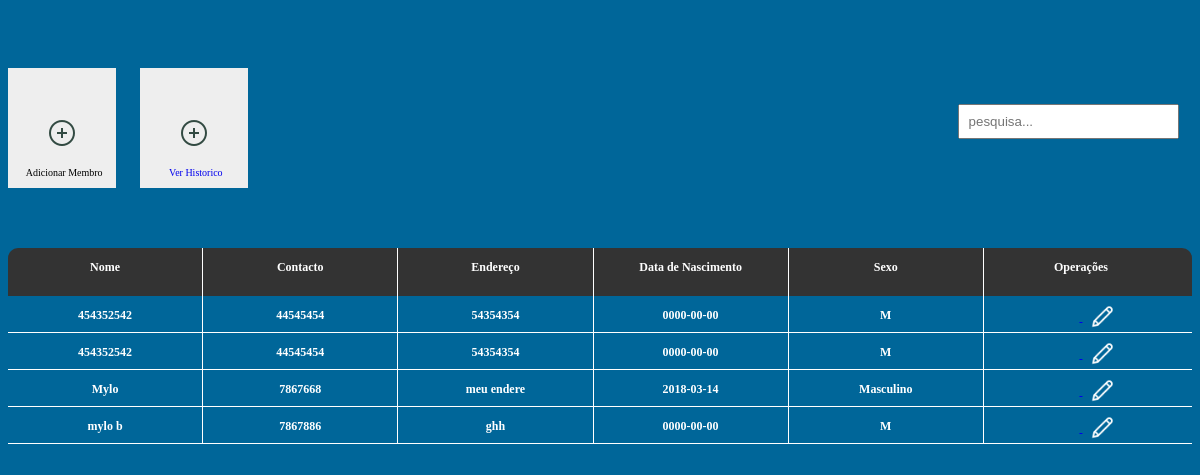
The page / on the database its author committed.
### tables this page shows
CREATE TABLE `dados_pessoais` (
  `id` int(11) NOT NULL,
  `nome` varchar(30) NOT NULL,
  `endereco` varchar(30) NOT NULL,
  `contacto` varchar(12) NOT NULL,
  `data_nascimento` date NOT NULL,
  `sexo` varchar(200) NOT NULL
);

### index.php (the view, shortened to what this page needs)
<!DOCTYPE html>
<html>
<head>
	<?php
		include("conexao.php");
	?>
</head>
<body onload="load()">
<div id="all" class="all">
	<div class="addButton" onclick="openAdd()" class="add">
		<img src="icon/add.png">
		<span>Adicionar Membro</span>
	</div>
	<a href="historico.php">
		<div class="addButton" style="left: 2%" class="add">
			<img src="icon/add.png">
			<span>Ver Historico</span>
		</div>
	</a>
	<form class="pesquisa" action="#" method="POST">
		<input type="text" name="pesquisa" placeholder="pesquisa..." id="textoPesquisa">
	</form>
	<div class="inseridos" style="margin-top: 10em">
			<div class="header" style="width: 100%;height: 4em;background-color: #333;border-top-right-radius: 10px;border-top-left-radius: 10px">
				<div class="dado" style="width: 16.4%;border-right: 1px solid #fff;height: 100%;position: relative;float: left;">
					<span style="top: 1em;color: #fff;font-weight: bold;position: relative;">Nome</span>
				</div>
				<div class="dado" style="width: 16.4%;border-right: 1px solid #fff;height: 100%;position: relative;float: left;">
					<span style="top: 1em;color: #fff;font-weight: bold;position: relative;">Contacto</span>
				</div>
				<div class="dado" style="width: 16.4%;border-right: 1px solid #fff;height: 100%;position: relative;float: left;">
					<span style="top: 1em;color: #fff;font-weight: bold;position: relative;">Endereço</span>
				</div>
				<div class="dado" style="width: 16.4%;border-right: 1px solid #fff;height: 100%;position: relative;float: left;">
					<span style="top: 1em;color: #fff;font-weight: bold;position: relative;">Data de Nascimento</span>
				</div>
				<div class="dado" style="width: 16.4%;border-right: 1px solid #fff;height: 100%;position: relative;float: left;">
					<span style="top: 1em;color: #fff;font-weight: bold;position: relative;">Sexo</span>
				</div>
				<div class="dado" style="width: 16.4%;height: 100%;position: relative;float: left;">
					<span style="top: 1em;color: #fff;font-weight: bold;position: relative;">Operações</span>
				</div>
			</div>
			<?php
					$listar = "SELECT * FROM dados_pessoais WHERE id > 0 ORDER BY nome ASC";
					$listarSQLI = mysqli_query($mysqli,$listar);
					while ($dado = mysqli_fetch_assoc($listarSQLI)) {
						$nome = $dado['nome'];
						$contacto = $dado['contacto'];
						$endereco = $dado['endereco'];
						$data = $dado['data_nascimento'];
						$sexo = $dado['sexo'];
						$id = $dado['id'];
				?>
			<div class="linha" style="border-bottom: 1px solid #fff;height: 3em">
				<div class="dado" style="width: 16.4%;border-right: 1px solid #fff;height: 100%;position: relative;float: left;">
					<span style="top: 1em;color: #fff;font-weight: bold;position: relative;"><?php echo $nome; ?></span>
				</div>
				<div class="dado" style="width: 16.4%;border-right: 1px solid #fff;height: 100%;position: relative;float: left;">
					<span style="top: 1em;color: #fff;font-weight: bold;position: relative;"><?php echo $contacto; ?></span>
				</div>
				<div class="dado" style="width: 16.4%;border-right: 1px solid #fff;height: 100%;position: relative;float: left;">
					<span style="top: 1em;color: #fff;font-weight: bold;position: relative;"><?php echo $endereco; ?></span>
				</div>
				<div class="dado" style="width: 16.4%;border-right: 1px solid #fff;height: 100%;position: relative;float: left;">
					<span style="top: 1em;color: #fff;font-weight: bold;position: relative;"><?php echo $data; ?></span>
				</div>
				<div class="dado" style="width: 16.4%;border-right: 1px solid #fff;height: 100%;position: relative;float: left;">
					<span style="top: 1em;color: #fff;font-weight: bold;position: relative;"><?php echo $sexo; ?></span>
				</div>
				<div class="dado" style="width: 16.4%;height: 100%;position: relative;float: left;">
					<a href="index.php?apagar=<?php echo $id; ?>">
						<input type="button" name="" style="width: 3em;height: 3em; background-image: url('icon/delete.png'); background-repeat: no-repeat;background-position: center;background-color: unset;border: none;background-size: 2em">
					</a>
					<a href="index.php?edita=<?php echo $id; ?>">
						<input type="button" name="" style="width: 3em;height: 3em; background-image: url('icon/edit.png');background-repeat: no-repeat;background-position: center;background-color: unset;border: none;background-size: 2em" onclick="openAdd()">
					</a>
				</div>
			</div>
		<?php
		 }?>
	</div>
</div>
</body>
</html>

### index.php (style rules this page uses)
body { text-align: center;background-color: #069;font-family: Microsoft JhengHei;font-size: 12px }
.addButton { position: relative;float: left;width: 9em;height: 10em;background-color: #eee;text-align: center;top: 5em }
.addButton img { position: relative;margin-top: 45% }
.addButton span { position: absolute;bottom: 1em;width: 100%;left: 2%;font-size: 10px }
.pesquisa { position: relative;float: right;margin-top: 8em;width: 27em }
.pesquisa input[type="text"] { padding: 2.5%;position: relative;float: left;width: 15em;display: two;position: absolute;right: 1em }
.inseridos { position: relative;float: left;width: 100%; }

### rows shown on the page
dados_pessoais: nome "454352542", contacto "44545454", endereco "54354354", data_nascimento "0000-00-00", sexo "M"
dados_pessoais: nome "454352542", contacto "44545454", endereco "54354354", data_nascimento "0000-00-00", sexo "M"
dados_pessoais: nome "Mylo", contacto "7867668", endereco "meu endere", data_nascimento "2018-03-14", sexo "Masculino"
dados_pessoais: nome "mylo b", contacto "7867886", endereco "ghh", data_nascimento "0000-00-00", sexo "M"
